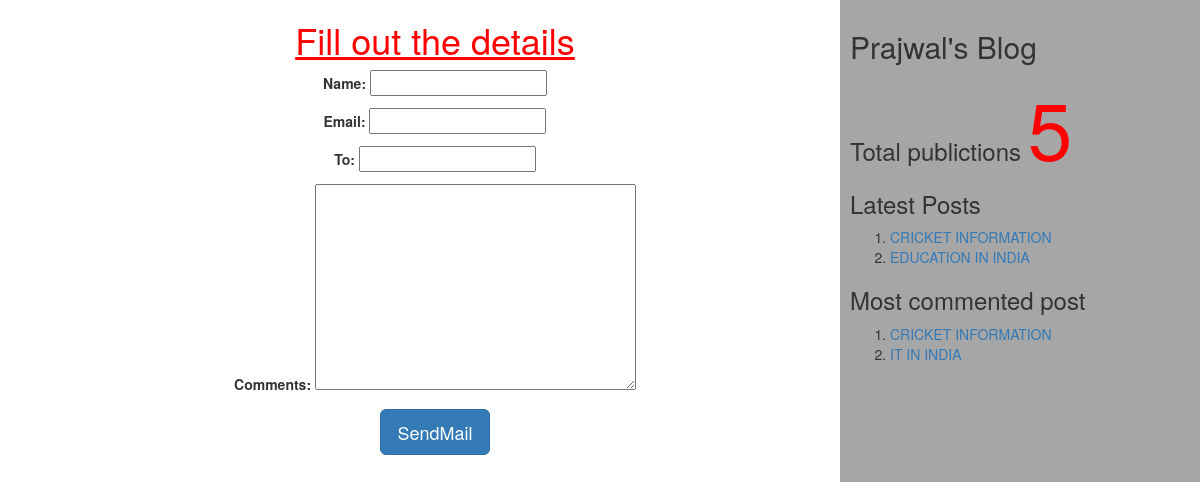
Screenshot of /1/share with the database file from the repository.
### myApp/models.py (models this page shows, shortened)
class Post(models.Model):
          tags=TaggableManager()
          STATUS_CHOICES=(('draft','Draft'),('published','Published'))
          title=models.CharField(max_length=256)
          slug=models.SlugField(max_length=264,unique_for_date='publish')
          author=models.ForeignKey(User,related_name='blog_posts',on_delete= models.CASCADE)
          body=models.TextField()
          publish=models.DateTimeField(default=timezone.now)
          created=models.DateTimeField(auto_now_add=True)
          updated=models.DateTimeField(auto_now=True)
          status= models.CharField(max_length=10,choices=STATUS_CHOICES,default='draft')
          objects=CustomManager()
          class Meta:
                ordering=('-publish',)
          def get_absolute_url(self):
                return reverse('post_detail',args=[self.publish.year,self.publish.strftime('%m'),self.publish.strftime('%d'),self.slug])

### myApp/views.py (the view, shortened to what this page needs)
# urls.py: url(r'^(?P<id>\d+)/share',views.mail_send_view),
def mail_send_view(request,id):
    post=get_object_or_404(Post,id=id,status='published')
    form=EmailSendForm()
    d={'post':post,'form':form}
    return render(request,'myApp/sharebymail.html',d)

### myApp/forms.py
class EmailSendForm(forms.Form):
    name=forms.CharField()
    email=forms.EmailField()
    to=forms.EmailField()
    comments=forms.CharField(required=False,widget=forms.Textarea)

### myApp/models.py (called while the page is built)
    def get_queryset(self):
        return super().get_queryset().filter(status='published')

### myApp/templatetags/mytags.py (called while the page is built)
@register.simple_tag
def total_posts():
    return Post.objects.count()

@register.inclusion_tag('myApp/latest_post.html')
def show_latest_posts(count=3):
    latest_posts=Post.objects.order_by('-publish')[:count]
    return {'latest_posts':latest_posts}

@register.simple_tag
def get_most_commented_posts(count=2):
    return Post.objects.annotate(total_comments=Count('comments')).order_by('-total_comments')[:count]

### templates/myApp/sharebymail.html (shortened to what this page needs)
<html>
{%extends "myApp/parent.html"%}
     {%block content_block%}
     <center>
     <h1 style="color:red"><u>Fill out the details</u></h1>
    <form  method="post">
      {{form.as_p}}
      <input type="submit" class='btn btn-lg btn-primary' value="SendMail">
       </form>
      </center>
    {%endblock%}

### templates/myApp/parent.html (shortened to what this page needs)
<html>
{%load mytags%}
    <head>
        <link rel="stylesheet" href="https://maxcdn.bootstrapcdn.com/bootstrap/3.3.7/css/bootstrap.min.css">
    </head>
    <body>
        <div class="content" style="width:70%;float:left;background-color:#ffffff;height:300%;padding:0 0 0 30px">
              {%block content_block%}
              {%endblock%}
        </div>
        <div class="sidebar" style="width:30%;float:right;background-color:#a6a6a6;height:300%;padding:10px">
            <h2>Prajwal's Blog</h2>
            <h3>Total publictions
              <span style="color:red;font-size:80px">
              {%total_posts%}</span>
              <h3>Latest Posts</h3>
              {% show_latest_posts 2 %}
              <h3>Most commented post</h3>
              {%get_most_commented_posts as m%}
              <ol>
                {%for post in m%}
                <li><a href="{{post.get_absolute_url}}">{{post.title}}</a></li>
                {%endfor%}
              </ol>
            </h3>
        </div>
    </body>
</html>

### templates/myApp/latest_post.html
<!DOCTYPE html>
<html lang="en" dir="ltr">
  <body>
    <ol>
    {%for post in latest_posts%}
    <li><a href="{{post.get_absolute_url}}">{{post.title}}</a></li>
    {%endfor%}
    </ol>
  </body>
</html>

### rows the page displays
Post: title "CRICKET INFORMATION"
Post: title "EDUCATION IN INDIA"
Post: title "IT IN INDIA"
